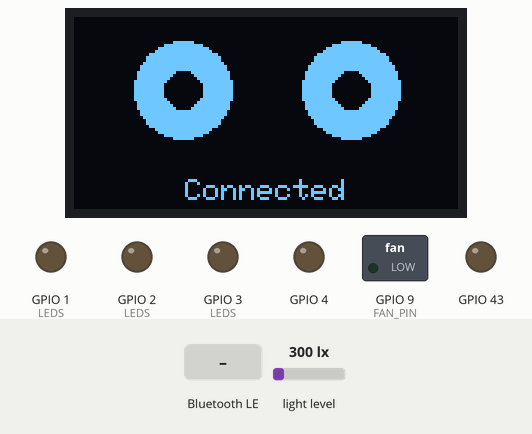
Recording of a sketch running on a simulated Seeed XIAO ESP32-S3. Parts: 128×64 one-colour display, switched loads named in the sketch (green lamp = pin HIGH), output pins drawn as LEDs (lit = HIGH). The inputs (shaded band) are chosen by the test bench; at power-on: light level 300 lx. Nothing arrives over Bluetooth unless stated; a phone connects over Bluetooth LE 3 s after start; what the sketch prints to the serial monitor is not drawn.

Above: at 3.6 s.
3.7 s: Bluetooth LE write "SCAN" received
At 4.5 s:
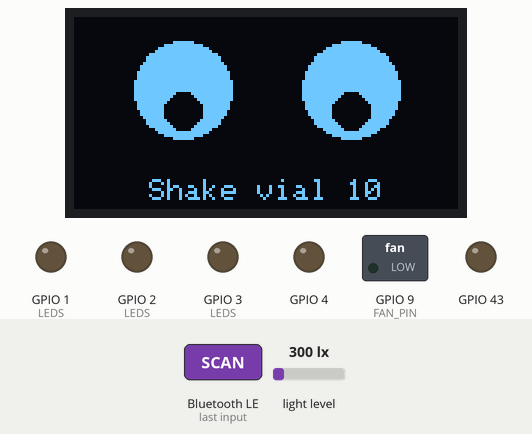
At 5.5 s:
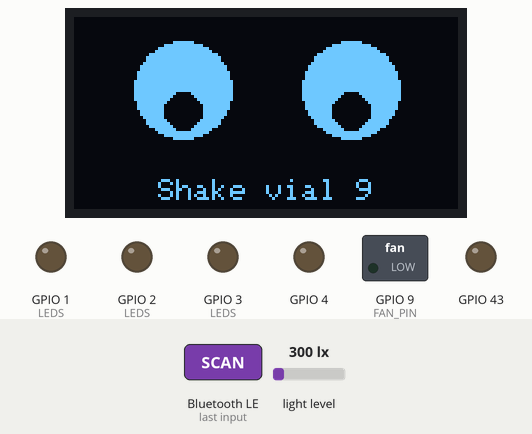
Timing chart, 0 to 15.5 s (numbered marks = the images above; inputs shaded):
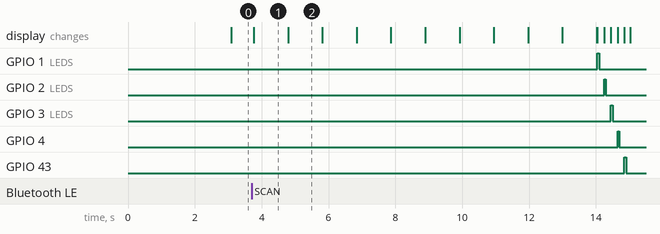

Measured:
- after the input at 3.7 s, GPIO 1 (LEDS): LOW → HIGH after 10.3 s, → LOW 0.05 s later; GPIO 2 (LEDS): LOW → HIGH after 10.5 s, → LOW 0.05 s later
- what the display in image 1 shows lasts 1.0 s, from 3.8 s to 4.8 s

The sketch:

veritas.ino
```cpp
#include <Wire.h>
#include <Adafruit_Sensor.h>
#include <Adafruit_TSL2591.h>
#include <Adafruit_GFX.h>
#include <Adafruit_SSD1306.h>
#include <BLEDevice.h>
#include <BLEServer.h>
#include <BLE2902.h>

// firmware for the Seeed XIAO ESP32-S3

// LED pins (one LED per color of light)
const int LED_RED = D0;
const int LED_GREEN = D1;
const int LED_BLUE = D2;
const int LED_IR = D3;
const int LED_UV = D6;

// fan pin
const int FAN_PIN = D10;

// all LEDs in the order their flashed
const int LEDS[] = {LED_RED, LED_GREEN, LED_BLUE, LED_IR, LED_UV};
const char* LED_NAMES[] = {"red", "green", "blue", "ir", "uv"};
const int NUM_LEDS = 5;

//this is the light sensor above the vial
Adafruit_TSL2591 tsl = Adafruit_TSL2591(2591);

// one reading per LED
uint16_t readings [NUM_LEDS];

// the OLED screen (128 x 64 pixels) i.e. the owls face
Adafruit_SSD1306 display(128, 64, &Wire, -1);

// owl moods (how the eyes look)
const int AWAKE = 0;
const int SLEEPY = 1;
const int HAPPY = 2;
const int WORRIED = 3;
const int UNSURE = 4;
const int BROKEN = 5;
const int LOOK_DOWN = 6;

// where the eyes sit on the screen
const int EYE_L = 36;
const int EYE_R = 92;
const int EYE_Y = 24;
const int EYE_SIZE = 16;

// draws one eye at x in the given mood
void drawEye(int x, int mood) {
  if (mood == BROKEN) {
    // X eye
    for (int t = 0; t< 2; t++) {
      display.drawLine(x-10 + t, EYE_Y - 10, x +10 + t, EYE_Y + 10, SSD1306_WHITE);
      display.drawLine(x-10+t, EYE_Y +10, x+10+t, EYE_Y -10, SSD1306_WHITE);
    }
    return;
  }

  if (mood == HAPPY) {
    // ^ shape: a white circle with a black circle covering its bottom
    display.fillCircle(x, EYE_Y + 4, EYE_SIZE, SSD1306_WHITE);
    display.fillCircle(x, EYE_Y + 12, EYE_SIZE, SSD1306_BLACK);
    return;
  }

  // normal eye: white circle + black pupil
  display.fillCircle(x, EYE_Y, EYE_SIZE, SSD1306_WHITE);
  int pupilY = EYE_Y;
  if (mood == LOOK_DOWN) {
    pupilY = EYE_Y + 7;
  }
  display.fillCircle(x, pupilY, 6, SSD1306_BLACK);

  if (mood == SLEEPY) {
    // eyelid: black box over the top half of the eye
    display.fillRect(x - EYE_SIZE, EYE_Y - EYE_SIZE, EYE_SIZE * 2 + 1, EYE_SIZE, SSD1306_BLACK);
  }
}

// draw both eyes plus a status line at the bottom
void drawOwl(int mood, const char* status) {
  display.clearDisplay();

  if (mood == UNSURE) {
    // one eye open
    drawEye(EYE_L, AWAKE);
    // one squinty eye
    drawEye(EYE_R, SLEEPY);
  } else {
    drawEye(EYE_L, mood);
    drawEye(EYE_R, mood);
  }

  if (mood == WORRIED) {
    // eyebrows tilted up in the middle
    display.drawLine(EYE_L - 14, 6, EYE_L + 12, 1, SSD1306_WHITE);
    display.drawLine(EYE_R - 12, 1, EYE_R + 14, 6, SSD1306_WHITE);
  }

  // status text, centered (each letter is 6 pixels wide)
  display.setTextSize(1);
  display.setTextColor(SSD1306_WHITE);
  int textWidth = strlen(status) * 6;
  display.setCursor((128 - textWidth) / 2, 54);
  display.print(status);

  display.display();
}

// show each color's reading as a line of text
void showReadings() {
  display.clearDisplay();
  display.setTextSize(1);
  display.setTextColor(SSD1306_WHITE);
  display.setCursor(0,0);
  display.println("Veritas results");
  for (int i = 0; i < NUM_LEDS; i++) {
    display.print(LED_NAMES[i]);
    display.print(": ");
    display.println(readings[i]);
  }
  display.display();
}

// bluetooth: the names the iPhone app looks for and connects to
#define DEVICE_NAME  "Veritas"
#define SERVICE_UUID "7a1c0001-3f2b-4c8e-9a6d-2b5e8f1c0a01"
// owl --> phone
#define RESULTS_UUID "7a1c0002-3f2b-4c8e-9a6d-2b5e8f1c0a01"
// phone --> owl
#define COMMAND_UUID "7a1c0003-3f2b-4c8e-9a6d-2b5e8f1c0a01"

// where we put the readings for the phone
BLECharacteristic* resultsChar;
bool phoneConnected = false;
String command = "";

// runs when the phone connects or disconnects
class ConnectionCallbacks : public BLEServerCallbacks {
  void onConnect(BLEServer* server) {
    phoneConnected = true;
  }
  void onDisconnect(BLEServer* server) {
    phoneConnected = false;
    // let the phone find us again
    BLEDevice::startAdvertising();
  }
};

// runs when the phone sends a command (like "SCAN")
class CommandCallbacks : public BLECharacteristicCallbacks {
  void onWrite(BLECharacteristic* c) {
    command = c->getValue();
  }
};

// start Bluetooth so the phone can find veritas
void startBluetooth() {
  BLEDevice::init(DEVICE_NAME);
  BLEServer* server = BLEDevice::createServer();
  server->setCallbacks(new ConnectionCallbacks());
  BLEService* service = server->createService(SERVICE_UUID);

  resultsChar = service->createCharacteristic(RESULTS_UUID,
      BLECharacteristic::PROPERTY_READ | BLECharacteristic::PROPERTY_NOTIFY);
  resultsChar->addDescriptor(new BLE2902());

  BLECharacteristic* commandChar = service->createCharacteristic(COMMAND_UUID,
      BLECharacteristic::PROPERTY_WRITE);
  commandChar->setCallbacks(new CommandCallbacks());

  service->start();
  BLEDevice::getAdvertising()->addServiceUUID(SERVICE_UUID);
  BLEDevice::startAdvertising();
}

// turn one LED on, measures the light that gets thru the vial, then turns it off
uint16_t readLED(int i) {
  digitalWrite(LEDS[i], HIGH);
  delay(50);
  uint32_t lum = tsl.getFullLuminosity();
  uint16_t full = lum & 0xFFFF;
  digitalWrite(LEDS[i], LOW);
  delay(100);
  return full;
}

// countdown on the owl while the vial is shaken
void shakeCountdown() {
  for (int s = 10; s > 0; s--) {
    char msg[20];
    sprintf(msg, "Shake vial %d", s);
    drawOwl(LOOK_DOWN, msg);
    delay(1000);
  }
}

// a test func for shaking countdown
void runScan() {
  shakeCountdown();

  String message = "";
  for (int i = 0; i < NUM_LEDS; i++) {
    // owl looks down at the vial, with a status line and a progress bar
    char msg[24];
    sprintf(msg, "Scanning %s %d/%d", LED_NAMES[i], i + 1, NUM_LEDS);
    drawOwl(LOOK_DOWN, msg);
    display.drawRect(14, 44, 100, 6, SSD1306_WHITE);
    display.fillRect(14, 44, 100 * (i + 1) / NUM_LEDS, 6, SSD1306_WHITE);
    display.display();

    readings[i] = readLED(i);
    Serial.print(LED_NAMES[i]);
    Serial.print(": ");
    Serial.println(readings[i]);

    // build the text "red,green,blue,ir,uv" for the phone
    message += String(readings[i]);
    if (i < NUM_LEDS - 1) {
      message += ",";
    }
  }

  // send the numbers to the phone
  resultsChar->setValue(message);
  resultsChar->notify();
  drawOwl(AWAKE, "Sent! Check phone");
}

void setup() {
  Serial.begin(115200);

  //led outputs and off switches
  for (int i = 0; i < NUM_LEDS; i++) {
    pinMode(LEDS[i], OUTPUT);
    digitalWrite(LEDS[i], LOW);
  }

  pinMode(FAN_PIN, OUTPUT);
  digitalWrite(FAN_PIN, LOW);

  // start the light sensor
  bool sensorOK = tsl.begin();
  if (sensorOK) {
    Serial.println("Light sensor found");
    tsl.setGain(TSL2591_GAIN_MED);
    tsl.setTiming(TSL2591_INTEGRATIONTIME_100MS);
  } else{
    Serial.println("Light sensor NOT found, check wiring");
  }

  // start the OLED screen (address 0x3C); sleepy owl until the phone connects w bluetooth
  if (display.begin(SSD1306_SWITCHCAPVCC, 0x3C)) {
    if (sensorOK) {
      drawOwl(SLEEPY, "Open the Veritas app");
    } else {
      // X eyes
      drawOwl(BROKEN, "Sensor missing");
    }
  } else {
    Serial.println("Screen NOT found, check wiring");
  }

  startBluetooth();
  Serial.println("Veritas ready");
}

void loop() {
  // The owl reacts when the phone connects or leaves
  static bool wasConnected = false;
  if (phoneConnected != wasConnected) {
    wasConnected = phoneConnected;
    if (phoneConnected) {
      drawOwl(AWAKE, "Connected");
    } else {
      drawOwl(SLEEPY, "Open the Veritas app");
    }
  }

  // for testing without the app: type a command in the Serial Monitor
  if (Serial.available()) {
    command = Serial.readStringUntil('\n');
    command.trim();
  }

  // User performs what the phone (or the Serial Monitor) asked
  if (command == "SCAN") {
    command = "";
    runScan();
  } else if (command == "MATCH") {
    command = "";
    drawOwl(HAPPY, "Match");
  } else if (command == "NOMATCH") {
    command = "";
    drawOwl(WORRIED, "Doesn't match");
  } else if (command == "UNSURE") {
    command = "";
    drawOwl(UNSURE, "Inconclusive ?");
  } else if (command != "") {
    command = "";
  }

  delay(50);
}
```
